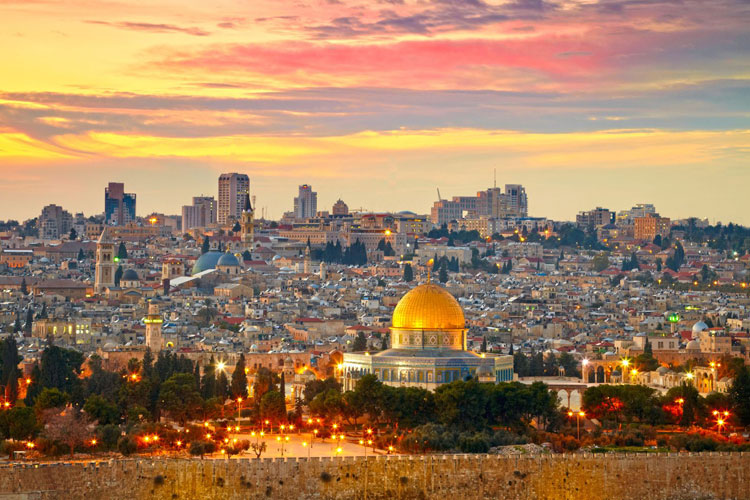
#> input picture PRE/current/jerusalem.jpg, 750 x 500 px
$ python sol1.py
#> lines starting #> are read from the running program, lines starting #| are printed output that depends on the picture
import numpy as np
from skimage.color import rgb2gray
from imageio import imread
import matplotlib.pyplot as plt
import heapq
import colorsys

# TODO NORMALIZE


TO_YIQ = [[0.299, 0.587, 0.114], [0.596, -0.275, -0.321],
          [0.212, -0.523, 0.311]]

MAX_TONE_LEVEL = 255
MIN_TONE_LEVEL = 0
GRAYSCAL_REP = 1
COLOR_REP = 2


def check_RGB(image):
    if len(image.shape) == 3:
        return True
    return False


'''
Q1
'''


def read_image(filename, representation):
#> called with filename = 'jerusalem.jpg', representation = 2
    image = imread(filename)
#> image is the input picture: shape (500, 750, 3); mean R, G, B 161.5, 127.6, 96.1
    if representation == GRAYSCAL_REP and check_RGB(image):
        image = rgb2gray(image)
    if representation == COLOR_REP:
        image = image.astype(np.float64) / MAX_TONE_LEVEL
    image = np.array(image)
    return image


'''
Q2
'''


# [4 lines left out: function imdisplay, not called in this run]


'''
Q3
 '''


def convert_image(im, trans_mat):
    h = len(im)
#> h = 500
    w = len(im[0])
#> w = 750
    mat = np.ndarray(shape=(h, w, 3))
#> mat: shape (500, 750, 3) float64; every value is 0
    for k in range(3):
        mat[:, :, 0] = trans_mat[0][0] * im[:, :, 0] + trans_mat[0][1] * im[:,:,1] + trans_mat[0][2] * im[:, :, 2]
        mat[:, :, 1] = trans_mat[1][0] * im[:, :, 0] + trans_mat[1][1] * im[:,:,1] + trans_mat[1][2] * im[:, :, 2]
        mat[:, :, 2] = trans_mat[2][0] * im[:, :, 0] + trans_mat[2][1] * im[:,:,1] + trans_mat[2][2] * im[:, :, 2]
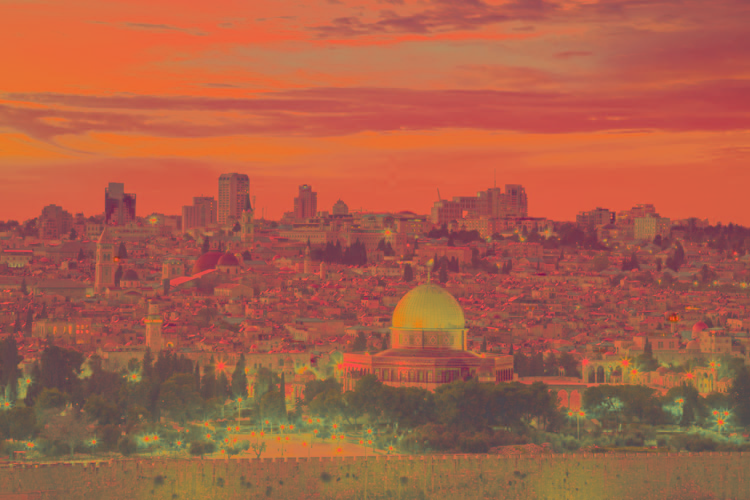
#> mat: shape (500, 750, 3) float64; mean of channels 0, 1, 2 0.526, 0.119, -0.0103; drawn with min black and max white
    return mat


def rgb2yiq(imRGB):
    yiq = convert_image(imRGB, TO_YIQ)
    return yiq


def yiq2rgb(imYIQ):
    TO_RGB = np.linalg.inv(TO_YIQ)
    rgb = convert_image(imYIQ, TO_RGB)
    return rgb


'''
Q4 what is bin edges , z-1?, round T
TODO noramalize and check bugs
'''


# [43 lines left out: function histogram_equalize, not called in this run]


'''
Q5
'''


def compute_z(q,z):
    '''

    :param q:
    :param z:
    :return:
    '''
    z[1:-1] = np.round((q[:-1] + q[1:])/2)

    return np.round(z)


def compute_q(image, z):
    hist, bins = np.histogram(image,range(257),(0,255))
    q = np.zeros(len(z)-1)
    print(q)
    for i in range(len(z)-1):
        weights = np.array((hist[z[i]:z[i+1]+1]))
        all_sum = sum(hist[z[i]:z[i+1]+1])
        rang = np.array([i for i in range(z[i],z[i+1]+1)])
        q[i] = (np.dot(rang, weights)/all_sum)
    return np.round(q)

def compute_error (image ,q,z):
    hist, bins = np.histogram(image, range(257), (0,255))
    map =  np.searchsorted(z, bins, side = 'left')
    map = np.maximum(map-1,0)[:-1]
    error = np.dot(hist,(bins[:-1]-q[map])**2)
    return error


def quantize(im_orig, n_quant, n_iter):
    y = im_orig
    if check_RGB(im_orig):
        yiq = rgb2yiq(im_orig)
        y = yiq[:, :, 0]
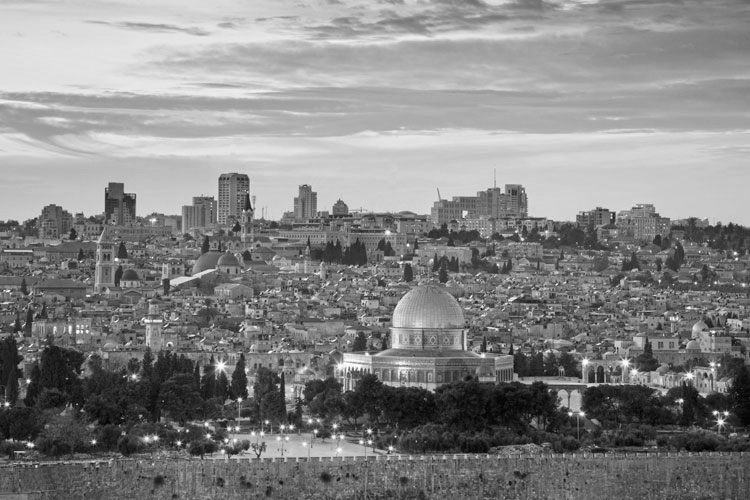
#> y: shape (500, 750) float64; min 0.00691, max 1, mean 0.526

    y = y * 255
    hist,bins = np.histogram(y,range(256), (0,255))
#> hist = 255 values, max 4021 at index 207, min 0 at index 0, mean 1470.6; bins = 256 values from 0 to 255
    q = []
# first z#
    cdf = np.cumsum(hist)
#> cdf = 255 values from 0 to 375000
    pixels = cdf[-1]
#> pixels = 375000
    split = np.linspace(0, pixels, num=n_quant+1)
#> split = 17 values from 0 to 375000
    z = np.searchsorted(cdf, split)
#> z = 17 values from 0 to 254
    z[-1] = 255
    error = np.zeros(n_iter)
    for i in range(n_iter):
        last_z = z.copy()
        q = compute_q(y, z)
        print(q, "q")
        z = compute_z(q,z)
        print(z)
        error.put(i, compute_error(y,q, z))
        if np.array_equal(last_z,z):
            if n_iter -1 > i:
                error = error [:(i+1)]
            print("break")
            break
#> this loop made 3 passes
#| [0. 0. 0. 0. 0. 0. 0. 0. 0. 0. 0. 0. 0. 0. 0. 0.]
#| [ 29.  49.  66.  81.  93. 103. 114. 126. 141. 157. 169. 181. 194. 203.
#|  209. 223.] q
#| [  0  39  58  74  87  98 108 120 134 149 163 175 188 198 206 216 255]
#| [0. 0. 0. 0. 0. 0. 0. 0. 0. 0. 0. 0. 0. 0. 0. 0.]
#| [ 29.  49.  66.  81.  93. 103. 114. 127. 141. 157. 169. 181. 193. 202.
#|  210. 223.] q
#| [  0  39  58  74  87  98 108 120 134 149 163 175 187 198 206 216 255]
#| [0. 0. 0. 0. 0. 0. 0. 0. 0. 0. 0. 0. 0. 0. 0. 0.]
#| [ 29.  49.  66.  81.  93. 103. 114. 127. 141. 157. 169. 181. 193. 202.
#> (further printed lines are left out)
#> after the loop, error = [6772890, 6673139, 6673139]; z = 17 values from 0 to 255

    all_y = np.searchsorted(z,y, side='left')
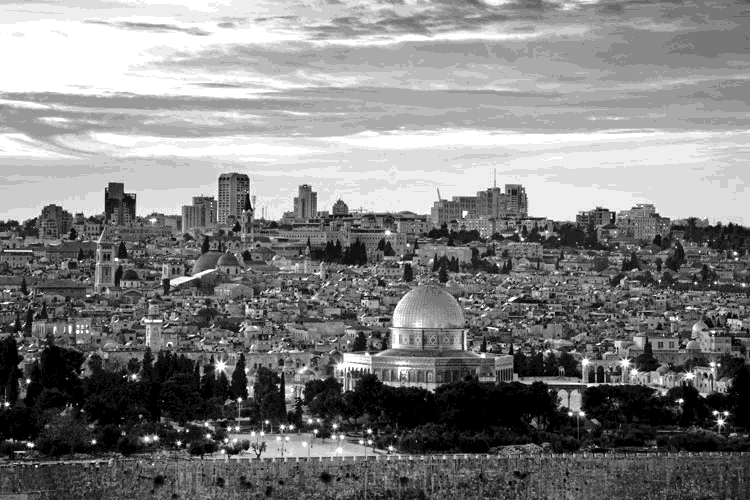
#> all_y: shape (500, 750) int64; min 1, max 16, mean 8.55; drawn with min black and max white
    im_quant = q[all_y.astype(np.int64)-1]

    if check_RGB(im_orig):
        yiq[:, :, 0] = im_quant / 255
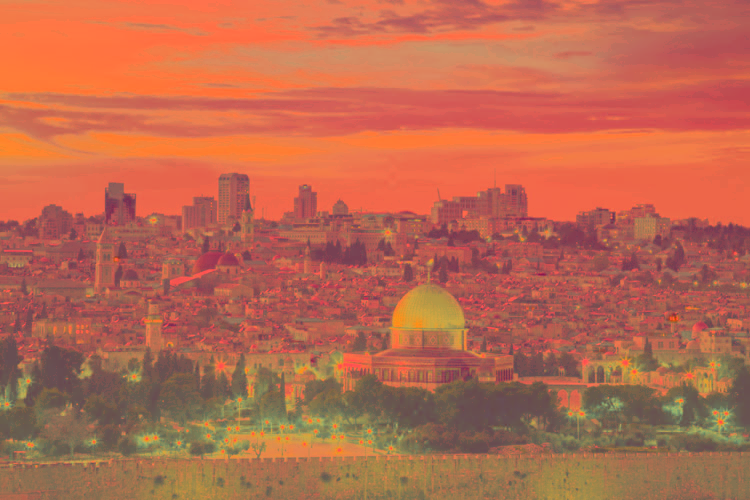
#> yiq: shape (500, 750, 3) float64; mean of channels 0, 1, 2 0.526, 0.119, -0.0103; drawn with min black and max white
        im_quant = yiq2rgb(yiq)
    plt.imshow(im_quant, cmap='gray')
    plt.title("after"+ str(n_iter))
    plt.show()

    plt.plot(error, color='pink',label="errors")
    plt.show()
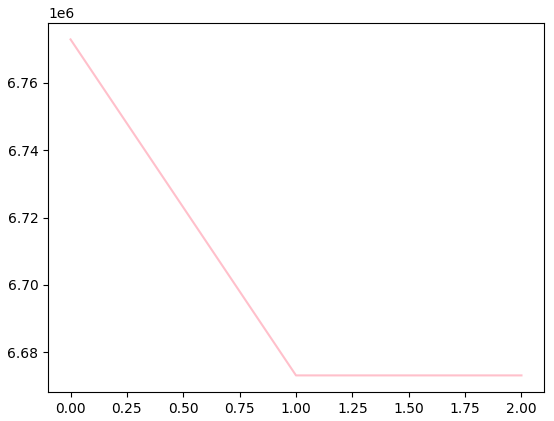
#> figure drawn by matplotlib, 1 panel

    return [im_quant, error]
if __name__ == '__main__':
    image = read_image('jerusalem.jpg', 2)

    quantize(image, 16,60)
    # print(np.load("C:\\Users\\noyah\\Downloads\\histogram_hist_orig.npy"))
    # histogram_equalize(image)

$ run again, with PRE/current/monkey.jpg copied over PRE/current/jerusalem.jpg
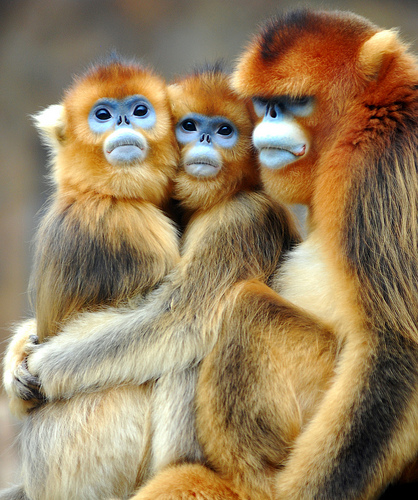
#> input picture PRE/current/monkey.jpg, 418 x 500 px
#> in read_image, image is the input picture: shape (500, 418, 3); mean R, G, B 151.5, 128.7, 94.8
#> h = 500
#> w = 418
#> in quantize, `y = yiq[:, :, 0]`:
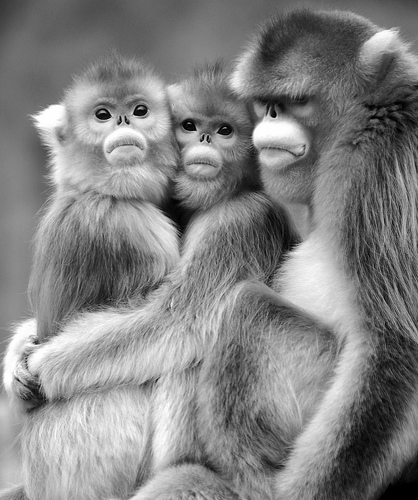
#> y: shape (500, 418) float64; min 0, max 1, mean 0.516
#> hist = 255 values, max 2008 at index 110, min 52 at index 3, mean 819.6; bins = 256 values from 0 to 255
#> cdf = 255 values from 489 to 209000
#> pixels = 209000
#> in quantize, `z = np.searchsorted(cdf, split)`: z = 17 values from 0 to 254
#> the loop in quantize, `for i in range(n_iter):` made 8 passes
#> (printed output is left out)
#> after the loop in quantize, `for i in range(n_iter):`: error = [6303120, 5795364, 5573714, 5435783, 5315704, 5299794, 5243349, 5226860]; z = 17 values from 0 to 255
#> in quantize, `plt.show()`:
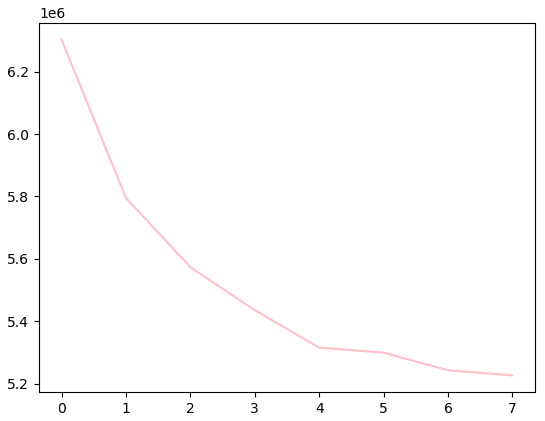
#> figure drawn by matplotlib, 1 panel
